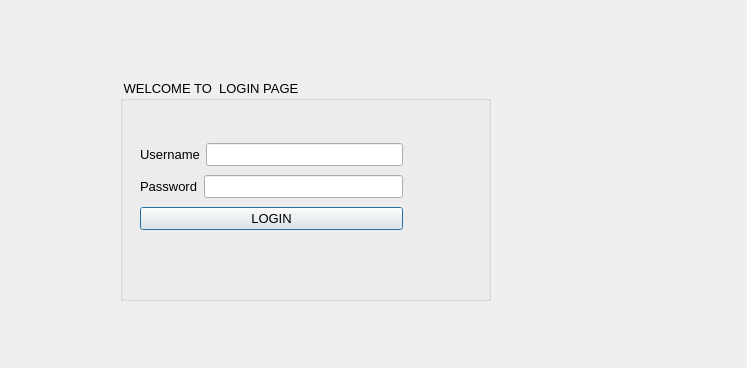
<?xml version="1.0" encoding="UTF-8"?>
<ui version="4.0">
 <class>SecDialog</class>
 <widget class="QDialog" name="SecDialog">
  <property name="geometry">
   <rect>
    <x>0</x>
    <y>0</y>
    <width>747</width>
    <height>368</height>
   </rect>
  </property>
  <property name="windowTitle">
   <string>Dialog</string>
  </property>
  <widget class="QGroupBox" name="groupBox">
   <property name="geometry">
    <rect>
     <x>120</x>
     <y>80</y>
     <width>371</width>
     <height>221</height>
    </rect>
   </property>
   <property name="font">
    <font>
     <pointsize>10</pointsize>
    </font>
   </property>
   <property name="title">
    <string> WELCOME TO  LOGIN PAGE</string>
   </property>
   <widget class="QWidget" name="layoutWidget">
    <property name="geometry">
     <rect>
      <x>20</x>
      <y>60</y>
      <width>263</width>
      <height>95</height>
     </rect>
    </property>
    <layout class="QVBoxLayout" name="verticalLayout">
     <item>
      <layout class="QHBoxLayout" name="horizontalLayout">
       <item>
        <widget class="QLabel" name="label">
         <property name="text">
          <string>Username</string>
         </property>
        </widget>
       </item>
       <item>
        <widget class="QLineEdit" name="loginuser"/>
       </item>
      </layout>
     </item>
     <item>
      <layout class="QHBoxLayout" name="horizontalLayout_2">
       <item>
        <widget class="QLabel" name="label_2">
         <property name="text">
          <string>Password</string>
         </property>
        </widget>
       </item>
       <item>
        <widget class="QLineEdit" name="loginpass">
         <property name="echoMode">
          <enum>QLineEdit::Password</enum>
         </property>
        </widget>
       </item>
      </layout>
     </item>
     <item>
      <widget class="QPushButton" name="pushbutton">
       <property name="text">
        <string>LOGIN</string>
       </property>
      </widget>
     </item>
    </layout>
   </widget>
  </widget>
 </widget>
 <resources/>
 <connections/>
</ui>
